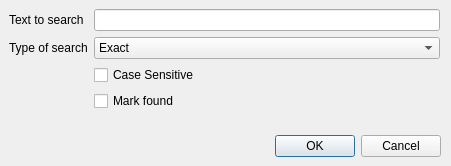
<?xml version="1.0" encoding="UTF-8"?>
<ui version="4.0">
 <class>CDlgTxtSearch</class>
 <widget class="QDialog" name="CDlgTxtSearch">
  <property name="geometry">
   <rect>
    <x>0</x>
    <y>0</y>
    <width>451</width>
    <height>166</height>
   </rect>
  </property>
  <property name="windowTitle">
   <string>Search text</string>
  </property>
  <widget class="QDialogButtonBox" name="buttonBox">
   <property name="geometry">
    <rect>
     <x>10</x>
     <y>130</y>
     <width>431</width>
     <height>32</height>
    </rect>
   </property>
   <property name="orientation">
    <enum>Qt::Horizontal</enum>
   </property>
   <property name="standardButtons">
    <set>QDialogButtonBox::Cancel|QDialogButtonBox::Ok</set>
   </property>
  </widget>
  <widget class="QWidget" name="formLayoutWidget">
   <property name="geometry">
    <rect>
     <x>9</x>
     <y>9</y>
     <width>431</width>
     <height>116</height>
    </rect>
   </property>
   <layout class="QFormLayout" name="formLayout">
    <item row="0" column="0">
     <widget class="QLabel" name="label">
      <property name="text">
       <string>Text to search</string>
      </property>
     </widget>
    </item>
    <item row="0" column="1">
     <widget class="QLineEdit" name="editSearch">
      <property name="statusTip">
       <string>Enter text to search for.</string>
      </property>
     </widget>
    </item>
    <item row="1" column="0">
     <widget class="QLabel" name="label_2">
      <property name="text">
       <string>Type of search</string>
      </property>
     </widget>
    </item>
    <item row="1" column="1">
     <widget class="QComboBox" name="comboSearchType">
      <property name="statusTip">
       <string>Select type of search</string>
      </property>
      <item>
       <property name="text">
        <string>Exact</string>
       </property>
      </item>
      <item>
       <property name="text">
        <string>Contains</string>
       </property>
      </item>
      <item>
       <property name="text">
        <string>Start</string>
       </property>
      </item>
      <item>
       <property name="text">
        <string>End</string>
       </property>
      </item>
      <item>
       <property name="text">
        <string>Regular Expression</string>
       </property>
      </item>
     </widget>
    </item>
    <item row="2" column="1">
     <widget class="QCheckBox" name="checkCaseSensitive">
      <property name="statusTip">
       <string>Enable to make search case sensitive</string>
      </property>
      <property name="text">
       <string>Case Sensitive</string>
      </property>
     </widget>
    </item>
    <item row="3" column="1">
     <widget class="QCheckBox" name="checkMarkSearchResults">
      <property name="statusTip">
       <string>Select to mark found records.</string>
      </property>
      <property name="text">
       <string>Mark found</string>
      </property>
     </widget>
    </item>
   </layout>
  </widget>
 </widget>
 <resources/>
 <connections>
  <connection>
   <sender>buttonBox</sender>
   <signal>accepted()</signal>
   <receiver>CDlgTxtSearch</receiver>
   <slot>accept()</slot>
   <hints>
    <hint type="sourcelabel">
     <x>228</x>
     <y>124</y>
    </hint>
    <hint type="destinationlabel">
     <x>157</x>
     <y>146</y>
    </hint>
   </hints>
  </connection>
  <connection>
   <sender>buttonBox</sender>
   <signal>rejected()</signal>
   <receiver>CDlgTxtSearch</receiver>
   <slot>reject()</slot>
   <hints>
    <hint type="sourcelabel">
     <x>296</x>
     <y>130</y>
    </hint>
    <hint type="destinationlabel">
     <x>286</x>
     <y>146</y>
    </hint>
   </hints>
  </connection>
 </connections>
</ui>
